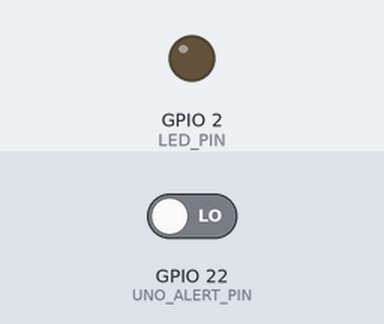
The sketch below on a simulated ESP32. On the bench: output pins drawn as LEDs (lit = HIGH). Inputs (shaded band) come from the test bench; at power-on: GPIO 22 (UNO_ALERT_PIN) LOW. WiFi joins after 1.5 s; servers stay silent unless stated; uploads are accepted with an empty reply; what the sketch prints to the serial monitor is not drawn.

Above: at 2.7 s.
2.8 s: GPIO 22 (UNO_ALERT_PIN) driven HIGH
At 3.9 s:
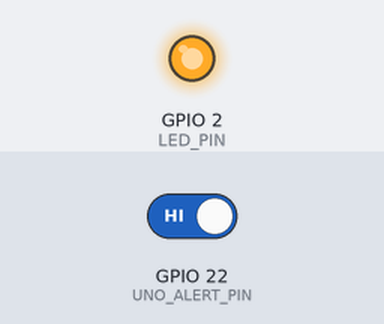
4.3 s: GPIO 22 (UNO_ALERT_PIN) driven LOW
At 5.0 s:
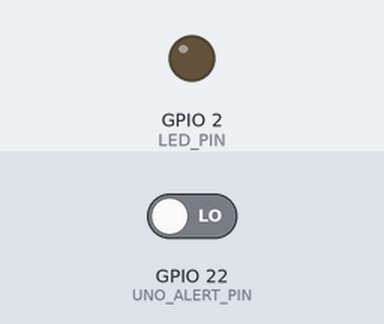
Timing chart, 0 to 7.3 s (numbered marks = the images above; inputs shaded):
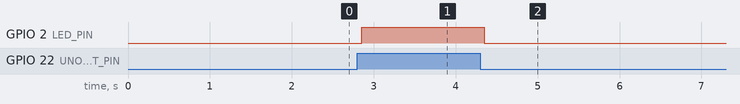

Measured:
- after the input at 2.8 s, GPIO 2 (LED_PIN): LOW → HIGH after 0.05 s
- after the input at 4.3 s, GPIO 2 (LED_PIN): HIGH → LOW after 0.05 s

The sketch:

esp32_alert.ino
```cpp
// ESP32 alert bridge for the Lab 2 electric eye.
// The Uno does the filtering and drives its ALERT_PIN HIGH while the beam is broken, LOW while
// it is clear. This sketch watches that line and POSTs each state change to the beam-alert
// Supabase Edge Function, which logs the event and emails the group through Resend.
//
// Wiring: Uno pin 8 (5V) -> 1k -> ESP32 GPIO22, GPIO22 -> 2k -> GND (divides 5V to 3.3V).
//         Uno GND -> ESP32 GND. The 2k also holds GPIO22 LOW (clear) if the Uno is unplugged.

#include <WiFi.h>
#include <WiFiClientSecure.h>
#include <HTTPClient.h>
#include "secrets.h"   // copy secrets.example.h to secrets.h and fill it in

const int UNO_ALERT_PIN = 22;         // HIGH = beam broken
const float THRESHOLD = 0.2;          // keep in sync with threshold_val in the Uno sketch (email only)
const int LED_PIN = 2;                // onboard LED on most ESP32 dev boards; mirrors the beam state

const unsigned long DEBOUNCE_MS = 50;            // the pin must hold a new level this long to count
const unsigned long BREACH_COOLDOWN_MS = 30000;  // minimum time between breach emails
const unsigned long WIFI_WAIT_MS = 10000;
const int SEND_ATTEMPTS = 3;

bool beamBroken = false;
bool breachAlerted = false;      // the current breach has been emailed; a CLEAR is only sent if so
bool anyBreachAttempted = false;
unsigned long lastBreachAttemptMs = 0;
int lastReading = LOW;
unsigned long lastChangeMs = 0;

// An HTTPS send blocks loop() for a few seconds, so a breach that starts and ends during one would
// never be polled. The interrupt latches any HIGH pulse of at least DEBOUNCE_MS so it is still alerted.
volatile unsigned long riseMs = 0;
volatile bool shortBreach = false;

void IRAM_ATTR onAlertPinChange()
{
   if (digitalRead(UNO_ALERT_PIN) == HIGH)
      riseMs = millis();
   else if (millis() - riseMs >= DEBOUNCE_MS)
      shortBreach = true;
}

bool waitForWifi()
{
   unsigned long start = millis();
   while (WiFi.status() != WL_CONNECTED && millis() - start < WIFI_WAIT_MS)
      delay(250);
   return WiFi.status() == WL_CONNECTED;
}

// The digital line carries no signal level, so level is sent as 0.
bool postEvent(const char *event)
{
   if (!waitForWifi())
   {
      Serial.println("WiFi not connected");
      return false;
   }

   WiFiClientSecure client;
   client.setInsecure();   // no certificate pinning; the device token still authenticates us

   HTTPClient http;
   http.begin(client, FUNCTION_URL);
   http.addHeader("Content-Type", "application/json");
   http.addHeader("x-device-token", DEVICE_TOKEN);

   String body = String("{\"event\":\"") + event + "\",\"level\":0" +
                 ",\"threshold\":" + String(THRESHOLD, 3) +
                 ",\"device\":\"" + DEVICE_NAME + "\"}";
   int code = http.POST(body);
   Serial.printf("POST %s -> %d %s\n", event, code, http.getString().c_str());
   http.end();
   return code >= 200 && code < 300;
}

bool sendWithRetry(const char *event)
{
   for (int attempt = 1; attempt <= SEND_ATTEMPTS; attempt++)
   {
      if (postEvent(event))
         return true;
      delay(1000 * attempt);
   }
   Serial.printf("Giving up on %s after %d attempts\n", event, SEND_ATTEMPTS);
   return false;
}

// Reads the Uno's alert line and acts once a new level has been stable for DEBOUNCE_MS.
void readAlertPin()
{
   // A breach that came and went while loop() was blocked: report it now; the CLEAR follows
   // on the next call, once the pin reads LOW again.
   if (shortBreach && !beamBroken)
   {
      shortBreach = false;
      beamBroken = true;
      breachAlerted = false;
      digitalWrite(LED_PIN, HIGH);
      Serial.println(">>> Uno reported a short BREACH");
      return;
   }

   int reading = digitalRead(UNO_ALERT_PIN);
   if (reading != lastReading)
   {
      lastReading = reading;
      lastChangeMs = millis();
      return;
   }
   bool nowBroken = reading == HIGH;
   if (nowBroken == beamBroken || millis() - lastChangeMs < DEBOUNCE_MS)
      return;

   beamBroken = nowBroken;
   digitalWrite(LED_PIN, beamBroken ? HIGH : LOW);
   Serial.printf(">>> Uno reports %s\n", beamBroken ? "BREACH" : "CLEAR");

   if (beamBroken)
   {
      shortBreach = false;     // this breach is being handled here; don't report it twice
      breachAlerted = false;   // the alert itself goes out from loop() once the cooldown allows
   }
   else
   {
      shortBreach = false;     // set by this same breach's falling edge; it was already handled
      if (breachAlerted)
         sendWithRetry("CLEAR");
      breachAlerted = false;
   }
}

// A breach that arrives during the cooldown (or whose send failed) is alerted as soon as the
// cooldown ends, provided the beam is still broken; one that clears first is dropped.
void alertPendingBreach()
{
   if (!beamBroken || breachAlerted)
      return;
   if (anyBreachAttempted && millis() - lastBreachAttemptMs < BREACH_COOLDOWN_MS)
      return;
   breachAlerted = sendWithRetry("BREACH");
   anyBreachAttempted = true;
   lastBreachAttemptMs = millis();
}

void setup()
{
   Serial.begin(115200);   // USB debug output
   pinMode(LED_PIN, OUTPUT);
   pinMode(UNO_ALERT_PIN, INPUT);   // external 2k divider resistor pulls it LOW
   attachInterrupt(digitalPinToInterrupt(UNO_ALERT_PIN), onAlertPinChange, CHANGE);

   WiFi.mode(WIFI_STA);
   WiFi.setAutoReconnect(true);
   WiFi.begin(WIFI_SSID, WIFI_PASSWORD);
   Serial.print("Connecting to WiFi");
   while (WiFi.status() != WL_CONNECTED)
   {
      delay(500);
      Serial.print(".");
   }
   Serial.printf("\nConnected, IP %s\n", WiFi.localIP().toString().c_str());
}

void loop()
{
   readAlertPin();
   alertPendingBreach();
}
```

secrets.example.h
```cpp
// Copy this file to secrets.h (which is gitignored) and fill in real values.
#pragma once

#define WIFI_SSID      "your-hotspot-name"     // 2.4 GHz network; eduroam will not work
#define WIFI_PASSWORD  "your-hotspot-password"

// https://<project-ref>.supabase.co/functions/v1/beam-alert
#define FUNCTION_URL   "https://YOUR-PROJECT-REF.supabase.co/functions/v1/beam-alert"
#define DEVICE_TOKEN   "same-value-as-the-DEVICE_TOKEN-supabase-secret"
#define DEVICE_NAME    "group-N-receiver"
```
